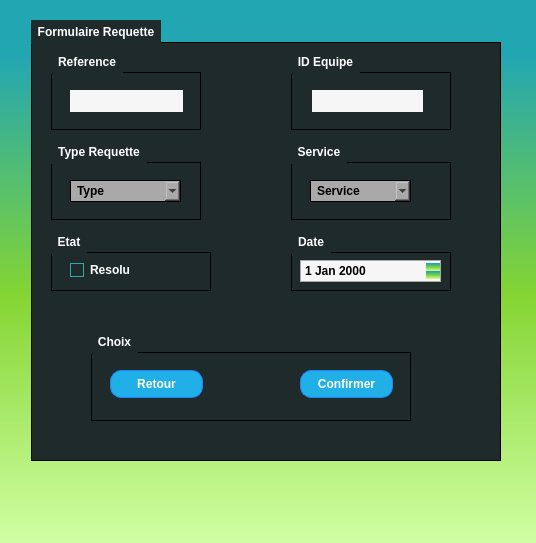
<?xml version="1.0" encoding="UTF-8"?>
<ui version="4.0">
 <class>AddW</class>
 <widget class="QDialog" name="AddW">
  <property name="geometry">
   <rect>
    <x>0</x>
    <y>0</y>
    <width>536</width>
    <height>543</height>
   </rect>
  </property>
  <property name="windowTitle">
   <string>Dialog</string>
  </property>
  <property name="styleSheet">
   <string notr="true">
/*-----QWidget-----*/
QWidget
{
	background-color: qlineargradient(spread:repeat, x1:1, y1:0, x2:1, y2:1, stop:0.100962 rgba(34, 166, 178, 255),stop:0.543269 rgba(132, 213, 51, 255),stop:1 rgba(208, 255, 163, 255));
	color: #ffffff;
	font-weight: bold;
	border-color: #051a39;
	selection-background-color: #3b7e48;

}


/*-----QLabel-----*/
QLabel
{
	background-color: transparent;
	color: #ffffff;

}


QLabel::disabled
{
	background-color: transparent;
	color: #656565;

}


/*-----QMenuBar-----*/
QMenuBar
{
	background-color: qlineargradient(spread:repeat, x1:1, y1:0, x2:1, y2:1, stop:0.100962 rgba(34, 166, 178, 255),stop:1 rgba(24, 123, 132, 255));
	color: #ffffff;
	border-color: #051a39;

}


QMenuBar::disabled
{
	background-color: #404040;
	color: #656565;
	border-color: #051a39;

}


QMenuBar::item
{
    background-color: transparent;

}


QMenuBar::item:selected
{
    background-color: #5ab8a0;
    border: 1px solid #41cd52;

}


QMenuBar::item:pressed
{
    background-color: #3e7f6e;
    border: 1px solid #5ab8a0;
    margin-bottom: -1px;
    padding-bottom: 1px;

}


/*-----QMenu-----*/
QMenu
{
    background-color: #1f2b2b;
    border: 1px solid;
    color: #ffffff;

}


QMenu::separator
{
    height: 1px;
    background-color: #22af00;
    color: #ffffff;
    padding-left: 4px;
    margin-left: 10px;
    margin-right: 5px;

}


QMenu::item
{
    min-width : 150px;
    padding: 3px 20px 3px 20px;

}


QMenu::item:selected
{
    background-color: #22a6b2;
    color: #ffffff;

}


QMenu::item:disabled
{
    color: #262626;

}


/*-----QToolTip-----*/
QToolTip
{
	border : 1px solid #000000;
	background-color: #26264f;
	color: #ffffff;
	border-color: #051a39;

}


/*-----QPushButton-----*/
QPushButton
{
	background-color: #20afe7;
	color: #ffffff;
	border-style: solid;
	border-width: 1px;
	border-radius: 11px;
	border-color: #2082ff;
	padding: 5px;

}


QPushButton::disabled
{
	background-color: #404040;
	color: #656565;
	border-color: #051a39;

}


QPushButton::hover
{
	background-color: #33bdff;
	color: #ffffff;
	border-style: solid;
	border-width: 1px;
	border-radius: 11px;
	border-color: #2082ff;
	padding: 5px;

}


QPushButton::pressed
{
	background-color: #2082ff;
	color: #ffffff;
	border-style: solid;
	border-width: 1px;
	border-radius: 11px;
	border-color: #2082ff;
	padding: 5px;

}


/*-----QToolButton-----*/
QToolButton
{
	background-color: #20afe7;
	color: #ffffff;
	border-style: solid;
	border-width: 1px;
	border-radius: 11px;
	border-color: #2082ff;
	padding: 5px;

}


QToolButton::disabled
{
	background-color: #404040;
	color: #656565;
	border-color: #051a39;

}


QToolButton::hover
{
	background-color: #33bdff;
	color: #ffffff;
	border-style: solid;
	border-width: 1px;
	border-radius: 11px;
	border-color: #2082ff;
	padding: 5px;

}


QToolButton::pressed
{
	background-color: #2082ff;
	color: #ffffff;
	border-style: solid;
	border-width: 1px;
	border-radius: 11px;
	border-color: #2082ff;
	padding: 5px;

}


/*-----QComboBox-----*/
QComboBox
{
    background-color: #a9a9aa;
    border: 1px solid;
    padding-left: 6px;
    color: #000;
    height: 20px;

}


QComboBox::disabled
{
	background-color: #404040;
	color: #656565;
	border-color: #051a39;

}


QComboBox:hover
{
    background-color: #f6f6f6;

}


QComboBox:on
{
    background-color: #f8f6f0;

}


QComboBox QAbstractItemView
{
    background-color: #383838;
    color: #ffffff;
    border: 1px solid black;
    selection-background-color: #488f44;
    selection-color: #ffffff;
    outline: 0;

}


QComboBox::drop-down
{
    subcontrol-origin: padding;
    subcontrol-position: top right;
    width: 15px;

}


QComboBox::down-arrow
{
	background-color: #383838;	
    image: url(://arrow-down.png) 16px 16px;
    width: 18px;
    height: 18px;
	border-left: 1px solid black;

}


/*-----QSpinBox &amp; QDoubleSpinBox &amp; QDateTimeEdit-----*/
QSpinBox, 
QDoubleSpinBox,
QDateTimeEdit
{
	background-color: #f6f6f6;
	color: #000;
	border: 1px solid #a9a9aa;
	padding : 2px;

}


QSpinBox::disabled, 
QDoubleSpinBox::disabled,
QDateTimeEdit::disabled
{
	background-color: #404040;
	color: #656565;
	border-color: #051a39;

}


QSpinBox:hover, 
QDoubleSpinBox::hover,
QDateTimeEdit::hover
{
    background-color: #a9a9aa;
    border: 1px solid #a9a9aa;
    color:  #000;
    padding: 2px

}


QSpinBox::up-button, QSpinBox::down-button,
QDoubleSpinBox::up-button, QDoubleSpinBox::down-button,
QDateTimeEdit::up-button, QDateTimeEdit::down-button
{
    background-color: qlineargradient(spread:repeat, x1:1, y1:0, x2:1, y2:1, stop:0.100962 rgba(34, 166, 178, 255),stop:0.543269 rgba(132, 213, 51, 255),stop:1 rgba(208, 255, 163, 255));

}


QSpinBox::disabled, 
QDoubleSpinBox::disabled,
QDateTimeEdit::disabled
{
	background-color: #404040;
	color: #656565;
	border-color: #051a39;

}


QSpinBox::up-button:hover, QSpinBox::down-button:hover,
QDoubleSpinBox::up-button:hover, QDoubleSpinBox::down-button:hover,
QDateTimeEdit::up-button:hover, QDateTimeEdit::down-button:hover
{
    background-color: #92dd48;
    border: 1px solid #92dd48;

}


QSpinBox::up-button:disabled, QSpinBox::down-button:disabled,
QDoubleSpinBox::up-button:disabled, QDoubleSpinBox::down-button:disabled,
QDateTimeEdit::up-button:disabled, QDateTimeEdit::down-button:disabled
{
	background-color: #404040;
	color: #656565;
	border-color: #051a39;

}


QSpinBox::up-button:pressed, QSpinBox::down-button:pressed,
QDoubleSpinBox::up-button:pressed, QDoubleSpinBox::down-button::pressed,
QDateTimeEdit::up-button:pressed, QDateTimeEdit::down-button::pressed
{
    background-color: #57a951;
    border: 1px solid #57a951;

}


QSpinBox::down-arrow,
QDoubleSpinBox::down-arrow,
QDateTimeEdit::down-arrow
{
    image: url(://arrow-down.png);
    width: 7px;

}


QSpinBox::up-arrow,
QDoubleSpinBox::up-arrow,
QDateTimeEdit::up-arrow
{
    image: url(://arrow-up.png);
    width: 7px;

}


/*-----QLineEdit-----*/
QLineEdit
{
	background-color: #f6f6f6;
	color: #000;
	border-width: 1px;
	border-radius: 0px;
	border-color: #051a39;
	padding: 2px;

}


QLineEdit::hover
{
	background-color: #a9a9aa;
	color: #000;

}


QLineEdit::disabled
{
	background-color: #404040;
	color: #656565;
	border-width: 1px;
	border-radius: 3px;
	border-color: #051a39;
	padding: 2px;

}


/*-----QTextEdit-----*/
QTextEdit
{
	background-color: #ffffff;
	color: #010201;
	border-color: #051a39;

}


QTextEdit::disabled
{
	background-color: #404040;
	color: #656565;
	border-color: #051a39;

}


/*-----QGroupBox-----*/
QGroupBox 
{
	background-color: #1f2b2b;
    border: 1px inset #000;
    margin-top: 22px;
	margin-left: 1px;

}


QGroupBox::title  
{
    background-color: #1f2b2b;
    color: #ffffff;
    subcontrol-origin: margin;
    subcontrol-position: top left;
	margin-left: 1px;
    padding: 5px;

}


QGroupBox::title::disabled
{
	background-color: #404040;
	color: #656565;

}


/*-----QCheckBox-----*/
QCheckBox
{
    background-color: transparent;

}


QCheckBox::indicator
{
    color: #b1b1b1;
    background-color: #1f2b2b;
    border: 1px solid #2aaaa8;
    width: 12px;
    height: 12px;

}


QCheckBox::indicator:checked
{
    image:url(://checkbox.png);
	background-color: #1f2b2b;
    border: 1px solid #2aaaa8;

}


QCheckBox::indicator:unchecked:hover
{
    border: 1px solid #2aaaa8;

}


QCheckBox::disabled
{
	color: #656565;

}


QCheckBox::indicator:disabled
{
	background-color: #656565;
	color: #656565;
    border: 1px solid #656565;

}


/*-----QRadioButton-----*/
QRadioButton
{
    background-color: transparent;

}


QRadioButton::indicator::unchecked
{ 
	border: 1px inset gray; 
	border-radius: 5px; 
	background-color:  #a9a9aa;
	width: 9px; 
	height: 9px; 

}


QRadioButton::indicator::unchecked:hover
{ 
	border: 1px inset #2aaaa8; 
	border-radius: 5px; 
	background-color: gray;
	width: 9px; 
	height: 9px; 

}


QRadioButton::indicator::checked
{ 
	border: 1px solid #607cff; 
	border-radius: 5px; 
	background-color: #58fa53; 
	width: 9px; 
	height: 9px; 

}


QRadioButton::disabled
{
	color: #656565;

}


QRadioButton::indicator:disabled
{
	background-color: #656565;
	color: #656565;
    border: 2px solid #656565;

}


/*-----QTableView &amp; QTableWidget-----*/
QTableView
{
    background-color: #242526;
    border: 1px solid #32414B;
    color: #F0F0F0;
    gridline-color: #353635;
    outline : 0;
}

QTableView::item:hover
{
    background-color: #24602b;
    color: #F0F0F0;
}

QTableView::item:selected
{
    background-color: #60c461;
    border: 2px solid #60c461;
    color: #F0F0F0;
}

QTableCornerButton::section
{
    background-color: #505050;
    color: white;
}

QHeaderView
{
    background-color: #505050;
    color: white;
    border-radius: 0px;
    text-align: left;

}

QHeaderView::section
{
    background-color: #505050;
    color: white;
    border-radius: 0px;
    text-align: left;
	padding: 3px;
}

QHeaderView::section:checked
{
    color: #000000;
    background-color: #60c461;
}

QHeaderView::section::vertical::first,
QHeaderView::section::vertical::only-one
{
    border-top: 1px solid #353635;
}

QHeaderView::section::vertical
{
    border-top: 1px solid #353635;
}

QHeaderView::section::horizontal::first,
QHeaderView::section::horizontal::only-one
{
    border-left: 1px solid #353635;
}

QHeaderView::section::horizontal
{
    border-left: 1px solid #353635;
}


/*-----QTabWidget-----*/
QTabBar::tab
{
	background-color: #1f2b2b;
	color: #ffffff;
	border-style: solid;
	border-width: 1px;
	border-color: #051a39;
	padding: 5px;

}


QTabBar::tab:disabled
{
	background-color: #656565;
	color: #656565;

}


QTabWidget::pane
{
	background-color: transparent;
    border: 1px solid;
    border-color: #1f2b2b;

}


QTabBar::tab:selected
{
    background-color: #1f2b2b;
	color: #ffffff;
	border-style: solid;
	border-width: 0px;
	border-color: #051a39;
	padding: 5px;

}


QTabBar::tab:selected:disabled
{
	background-color: #404040;
	color: #656565;

}


QTabBar::tab:!selected 
{
    background-color: #262626;

}


QTabBar::tab:!selected:hover 
{
    background-color: #1f2b2b;

}


QTabBar::tab:top:!selected 
{
    margin-top: 3px;

}


QTabBar::tab:bottom:!selected 
{
    margin-bottom: 3px;

}


QTabBar::tab:top, QTabBar::tab:bottom 
{
    min-width: 8ex;
    margin-right: -1px;
    padding: 5px 10px 5px 10px;

}


QTabBar::tab:top:selected 
{
    border-bottom-color: none;

}


QTabBar::tab:bottom:selected 
{
    border-top-color: none;

}


QTabBar::tab:top:last, QTabBar::tab:bottom:last,
QTabBar::tab:top:only-one, QTabBar::tab:bottom:only-one 
{
    margin-right: 0;

}


QTabBar::tab:left:!selected 
{
    margin-right: 3px;

}


QTabBar::tab:right:!selected
{
    margin-left: 3px;

}


QTabBar::tab:left, QTabBar::tab:right 
{
    min-height: 8ex;
    margin-bottom: -1px;
    padding: 10px 5px 10px 5px;

}


QTabBar::tab:left:selected 
{
    border-left-color: none;

}


QTabBar::tab:right:selected 
{
    border-right-color: none;

}


QTabBar::tab:left:last, QTabBar::tab:right:last,
QTabBar::tab:left:only-one, QTabBar::tab:right:only-one 
{
    margin-bottom: 0;

}


/*-----QSlider-----*/
QSlider 
{
	background-color: transparent;

}

QSlider::groove:horizontal 
{
	background-color: transparent;
	height: 5px;

}


QSlider::sub-page:horizontal 
{
	background-color: #41cd52;

}


QSlider::add-page:horizontal 
{
	background-color: #a9a9aa;

}


QSlider::handle:horizontal 
{
	background-color: #41cd52;
	width: 14px;
	margin-top: -6px;
	margin-bottom: -6px;
	border-radius: 3px;

}


QSlider::handle:horizontal:hover 
{
	background-color: #22af00;
	border-radius: 3px;

}


QSlider::sub-page:horizontal:disabled 
{
	background-color: #bbb;
	border-color: #999;

}


QSlider::add-page:horizontal:disabled 
{
	background-color: #eee;
	border-color: #999;

}


QSlider::handle:horizontal:disabled 
{
	background-color: #eee;
	border: 1px solid #aaa;
	border-radius: 3px;

}


QSlider::groove:vertical 
{
	background-color: transparent;
	width: 5px;

}


QSlider::sub-page:vertical 
{
	background-color: #41cd52;

}


QSlider::add-page:vertical 
{
	background-color: #a9a9aa;

}


QSlider::handle:vertical 
{
	background-color: #41cd52;
	height: 14px;
	margin-left: -6px;
	margin-right: -6px;
	border-radius: 3px;

}


QSlider::handle:vertical:hover 
{
	background-color: #22af00;
	border-radius: 3px;

}


QSlider::sub-page:vertical:disabled 
{
	background-color: #bbb;
	border-color: #999;

}


QSlider::add-page:vertical:disabled 
{
	background-color: #eee;
	border-color: #999;

}


QSlider::handle:vertical:disabled 
{
	background-color: #eee;
	border: 1px solid #aaa;
	border-radius: 3px;

}


/*-----QDial-----*/
QDial
{
	background-color: #58ae53;

}


QDial::disabled
{
	background-color: #404040;

}


/*-----QScrollBar-----*/
QScrollBar:horizontal
{
    border: 1px solid #222222;
    background-color: #3d3d3d;
    height: 15px;
    margin: 0px 16px 0 16px;

}


QScrollBar::handle:horizontal
{
    background-color: #41cd52;
    min-height: 20px;

}


QScrollBar::add-line:horizontal
{
    border: 1px solid #1b1b19;
    background-color: #41cd52;
    width: 14px;
    subcontrol-position: right;
    subcontrol-origin: margin;

}


QScrollBar::sub-line:horizontal
{
    border: 1px solid #1b1b19;
    background-color: #41cd52;
    width: 14px;
    subcontrol-position: left;
    subcontrol-origin: margin;

}


QScrollBar::right-arrow:horizontal
{
    image: url(://arrow-right.png);
    width: 6px;
    height: 6px;

}


QScrollBar::left-arrow:horizontal
{
    image: url(://arrow-left.png);
    width: 6px;
    height: 6px;

}


QScrollBar::add-page:horizontal, QScrollBar::sub-page:horizontal
{
    background: none;

}


QScrollBar:vertical
{
    background-color: #3d3d3d;
    width: 13px;
    margin: 16px 0 16px 0;
    border: 1px solid #222222;

}


QScrollBar::handle:vertical
{
    background-color: #41cd52;
    min-height: 20px;

}


QScrollBar::add-line:vertical
{
    border: 1px solid #1b1b19;
    background-color: #41cd52;
    height: 14px;
    subcontrol-position: bottom;
    subcontrol-origin: margin;

}


QScrollBar::sub-line:vertical
{
    border: 1px solid #41cd52;
    background-color: #41cd52;
    height: 14px;
    subcontrol-position: top;
    subcontrol-origin: margin;

}


QScrollBar::up-arrow:vertical
{
    image: url(://arrow-up.png);
    width: 6px;
    height: 6px;

}


QScrollBar::down-arrow:vertical
{
    image: url(://arrow-down.png);
    width: 6px;
    height: 6px;

}


QScrollBar::add-page:vertical, QScrollBar::sub-page:vertical
{
    background: none;

}


/*-----QProgressBar-----*/
QProgressBar
{
	background-color: #a9a9aa;
	color: #000;
	border: 1px solid #000;
	text-align: center;

}


QProgressBar::chunk {
	background-color: #36b9b1;
	color: #fff;

}


QProgressBar::chunk:disabled {
	background-color: #656565;
	border: 1px solid #aaa;
	color: #656565;
}


/*-----QStatusBar-----*/
QStatusBar
{
	background-color: qlineargradient(spread:repeat, x1:1, y1:0, x2:1, y2:1, stop:0.100962 rgba(98, 197, 95, 255),stop:1 rgba(80, 158, 75, 255));
	color: #ffffff;
	border-color: #051a39;

}</string>
  </property>
  <widget class="QGroupBox" name="groupBox_8">
   <property name="geometry">
    <rect>
     <x>30</x>
     <y>20</y>
     <width>471</width>
     <height>441</height>
    </rect>
   </property>
   <property name="title">
    <string>Formulaire Requette</string>
   </property>
   <widget class="QGroupBox" name="groupBox">
    <property name="geometry">
     <rect>
      <x>20</x>
      <y>30</y>
      <width>151</width>
      <height>80</height>
     </rect>
    </property>
    <property name="title">
     <string>Reference</string>
    </property>
    <widget class="QLineEdit" name="AddRqRef">
     <property name="geometry">
      <rect>
       <x>20</x>
       <y>40</y>
       <width>113</width>
       <height>22</height>
      </rect>
     </property>
    </widget>
   </widget>
   <widget class="QGroupBox" name="groupBox_2">
    <property name="geometry">
     <rect>
      <x>260</x>
      <y>30</y>
      <width>161</width>
      <height>80</height>
     </rect>
    </property>
    <property name="title">
     <string>ID Equipe</string>
    </property>
    <widget class="QLineEdit" name="AddRqIdEq">
     <property name="geometry">
      <rect>
       <x>22</x>
       <y>40</y>
       <width>111</width>
       <height>22</height>
      </rect>
     </property>
    </widget>
   </widget>
   <widget class="QGroupBox" name="groupBox_3">
    <property name="geometry">
     <rect>
      <x>20</x>
      <y>120</y>
      <width>151</width>
      <height>80</height>
     </rect>
    </property>
    <property name="title">
     <string>Type Requette</string>
    </property>
    <widget class="QComboBox" name="AddRqTypeRq">
     <property name="geometry">
      <rect>
       <x>20</x>
       <y>40</y>
       <width>111</width>
       <height>22</height>
      </rect>
     </property>
     <item>
      <property name="text">
       <string>Type</string>
      </property>
     </item>
     <item>
      <property name="text">
       <string>Preventive</string>
      </property>
     </item>
     <item>
      <property name="text">
       <string>Curative</string>
      </property>
     </item>
     <item>
      <property name="text">
       <string>Reparation</string>
      </property>
     </item>
     <item>
      <property name="text">
       <string>Installation</string>
      </property>
     </item>
    </widget>
   </widget>
   <widget class="QGroupBox" name="groupBox_6">
    <property name="geometry">
     <rect>
      <x>260</x>
      <y>210</y>
      <width>161</width>
      <height>61</height>
     </rect>
    </property>
    <property name="title">
     <string>Date</string>
    </property>
    <widget class="QDateEdit" name="DateAjoutEdit">
     <property name="geometry">
      <rect>
       <x>10</x>
       <y>30</y>
       <width>141</width>
       <height>22</height>
      </rect>
     </property>
    </widget>
   </widget>
   <widget class="QGroupBox" name="groupBox_7">
    <property name="geometry">
     <rect>
      <x>20</x>
      <y>210</y>
      <width>161</width>
      <height>61</height>
     </rect>
    </property>
    <property name="title">
     <string>Etat</string>
    </property>
    <widget class="QCheckBox" name="CheckboxRq">
     <property name="geometry">
      <rect>
       <x>20</x>
       <y>30</y>
       <width>83</width>
       <height>20</height>
      </rect>
     </property>
     <property name="text">
      <string>Resolu</string>
     </property>
    </widget>
   </widget>
   <widget class="QGroupBox" name="groupBox_4">
    <property name="geometry">
     <rect>
      <x>260</x>
      <y>120</y>
      <width>161</width>
      <height>80</height>
     </rect>
    </property>
    <property name="title">
     <string>Service</string>
    </property>
    <widget class="QComboBox" name="AddRqServ">
     <property name="geometry">
      <rect>
       <x>20</x>
       <y>40</y>
       <width>101</width>
       <height>22</height>
      </rect>
     </property>
     <item>
      <property name="text">
       <string>Service</string>
      </property>
     </item>
     <item>
      <property name="text">
       <string>Urgence</string>
      </property>
     </item>
     <item>
      <property name="text">
       <string>Pediatrie</string>
      </property>
     </item>
     <item>
      <property name="text">
       <string>Psychiatrie</string>
      </property>
     </item>
     <item>
      <property name="text">
       <string>Secretariat</string>
      </property>
     </item>
     <item>
      <property name="text">
       <string>Neurologie</string>
      </property>
     </item>
    </widget>
   </widget>
   <widget class="QGroupBox" name="groupBox_9">
    <property name="geometry">
     <rect>
      <x>60</x>
      <y>310</y>
      <width>321</width>
      <height>91</height>
     </rect>
    </property>
    <property name="title">
     <string>Choix</string>
    </property>
    <widget class="QPushButton" name="ConfirmerAddRq">
     <property name="geometry">
      <rect>
       <x>210</x>
       <y>40</y>
       <width>93</width>
       <height>28</height>
      </rect>
     </property>
     <property name="text">
      <string>Confirmer</string>
     </property>
    </widget>
    <widget class="QPushButton" name="RetouraAddRq">
     <property name="geometry">
      <rect>
       <x>20</x>
       <y>40</y>
       <width>93</width>
       <height>28</height>
      </rect>
     </property>
     <property name="text">
      <string>Retour</string>
     </property>
    </widget>
   </widget>
  </widget>
 </widget>
 <resources/>
 <connections/>
</ui>
